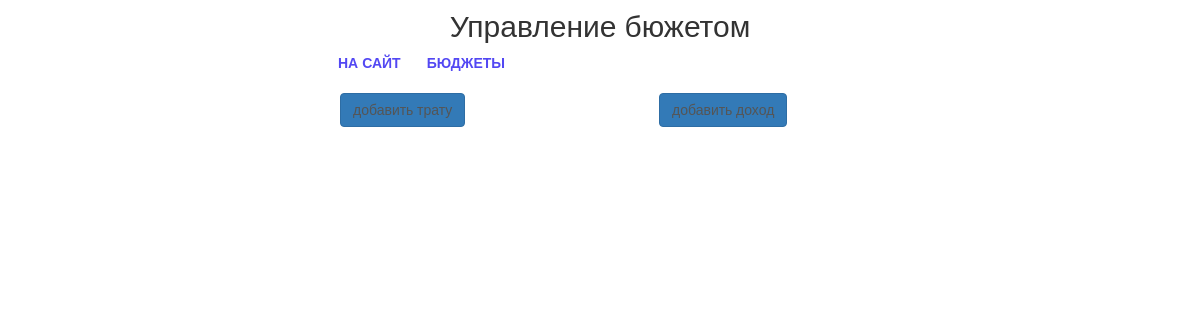
/set/budget/1/source/items/1/, run on an earlier commit of the app's database.
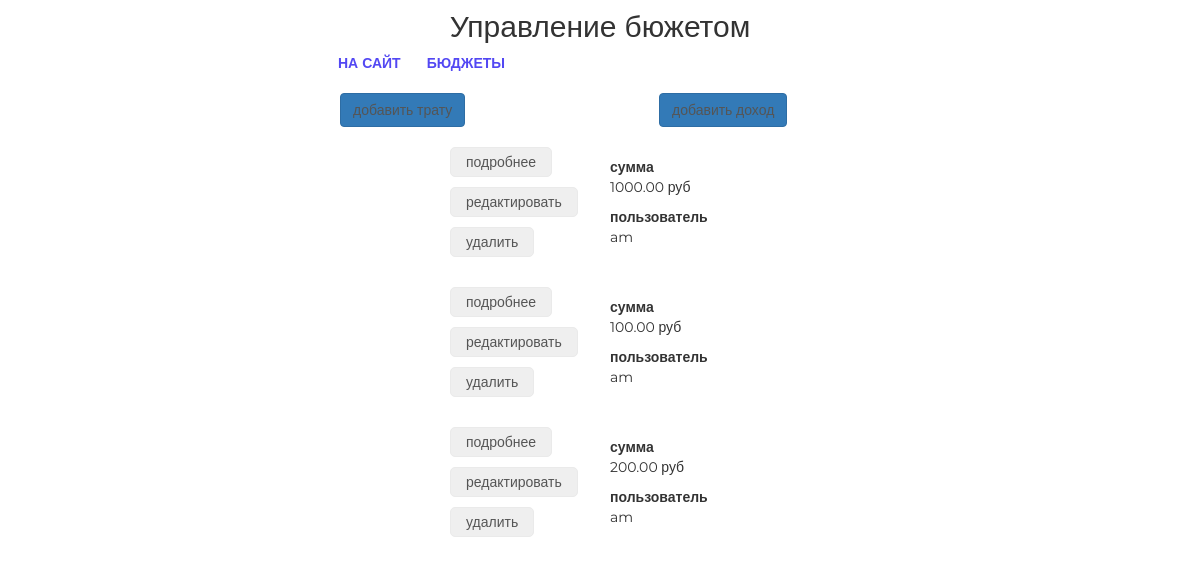
And on a later commit of the database.
### mainapp/models.py (models this page shows)
class ExpenseIncome(models.Model):
    source = models.ForeignKey(Source, on_delete=models.CASCADE)
    user = models.ForeignKey(User, on_delete=models.CASCADE)
    expense = models.BooleanField(default=True)
    description = models.TextField('описание', blank=True)
    add_date = models.DateTimeField('время', auto_now_add=True)
    date_event = models.DateField(
        'время события', blank=True, null=True, default=None)
    category = models.OneToOneField(
        Category, on_delete=models.CASCADE, blank=True, null=True)
    amount = models.DecimalField(
        'сумма траты', max_digits=12, decimal_places=2, default=0)

### authapp/models.py (models this page shows)
class User(AbstractUser):
    age = models.PositiveIntegerField('возраст', null=True)
    avatar = models.ImageField(upload_to='avatars', blank=True)
    registration_start_time = models.DateTimeField(
        auto_now_add=True, null=True)

### setbudgetapp/views.py (the view)
class ExpenseIncomeList(ListView):
    model = ExpenseIncome
    page_title = 'управление/бюджет/источник/детали'
    def get_queryset(self):
        return ExpenseIncome.objects.filter(source=self.request.resolver_match.kwargs['pk'])
    def get_context_data(self, **kwargs):
        context = super(ExpenseIncomeList, self).get_context_data(**kwargs)
        context['budget_pk'] = self.request.resolver_match.kwargs['budget_pk']
        print(context)
        return context

### setbudgetapp/templates/mainapp/expenseincome_list.html (shortened to what this page needs)
{% extends 'setbudgetapp/base.html' %}
{% load static %}
{% block container %}
    <div class="users_list">
        <a href="{% url 'set:expense_create' budget_pk=budget_pk %}" class="btn btn-primary new_user">
            добавить трату
        </a>
        <a href="{% url 'set:income_create' budget_pk=budget_pk %}" class="btn btn-primary new_user">
            добавить доход
        </a>
        {% for obgect in object_list %}
            <div class="product_record">
                <div class="product_actions">
                    <button>
                        <a href=>подробнее</a>
                    </button>
                    <button>
                        <a href=>редактировать</a>
                    </button>
                    <button>
                        <a href=>удалить</a>
                    </button>
                </div>
                <div class="summary">
                    <b>сумма</b>
                    <p>{{ obgect.amount }} руб</p>
                    <b>пользователь</b>
                    <p>{{ obgect.user }}</p>
                </div>
            </div>
        {% endfor %}
    </div>
{% endblock %}

What changed in the data, as far as the page shows it:
added ExpenseIncome: amount "1000.00", user "am"
added ExpenseIncome: amount "100.00", user "am"
added ExpenseIncome: amount "200.00", user "am"
